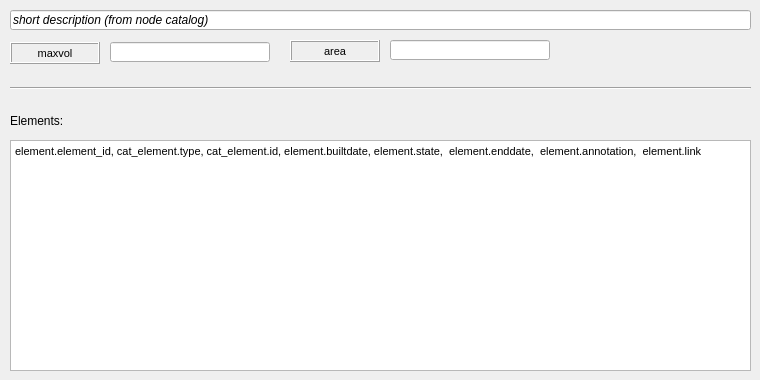
     <widget class="QWidget" name="tab_19">
      <attribute name="title">
       <string>Tank</string>
      </attribute>
      <widget class="QLineEdit" name="man_tank_vmax">
       <property name="geometry">
        <rect>
         <x>110</x>
         <y>42</y>
         <width>160</width>
         <height>20</height>
        </rect>
       </property>
       <property name="text">
        <string/>
       </property>
      </widget>
      <widget class="QLabel" name="label_man_tank_vmax">
       <property name="enabled">
        <bool>true</bool>
       </property>
       <property name="geometry">
        <rect>
         <x>10</x>
         <y>42</y>
         <width>90</width>
         <height>22</height>
        </rect>
       </property>
       <property name="sizePolicy">
        <sizepolicy hsizetype="Preferred" vsizetype="Preferred">
         <horstretch>0</horstretch>
         <verstretch>0</verstretch>
        </sizepolicy>
       </property>
       <property name="font">
        <font>
         <pointsize>8</pointsize>
        </font>
       </property>
       <property name="statusTip">
        <string/>
       </property>
       <property name="accessibleName">
        <string/>
       </property>
       <property name="layoutDirection">
        <enum>Qt::LeftToRight</enum>
       </property>
       <property name="autoFillBackground">
        <bool>false</bool>
       </property>
       <property name="inputMethodHints">
        <set>Qt::ImhNone</set>
       </property>
       <property name="frameShape">
        <enum>QFrame::Box</enum>
       </property>
       <property name="frameShadow">
        <enum>QFrame::Raised</enum>
       </property>
       <property name="lineWidth">
        <number>1</number>
       </property>
       <property name="midLineWidth">
        <number>0</number>
       </property>
       <property name="text">
        <string>maxvol</string>
       </property>
       <property name="alignment">
        <set>Qt::AlignCenter</set>
       </property>
       <property name="wordWrap">
        <bool>false</bool>
       </property>
       <property name="margin">
        <number>3</number>
       </property>
      </widget>
      <widget class="QLabel" name="label_man_tank_area">
       <property name="geometry">
        <rect>
         <x>290</x>
         <y>40</y>
         <width>90</width>
         <height>22</height>
        </rect>
       </property>
       <property name="font">
        <font>
         <pointsize>8</pointsize>
        </font>
       </property>
       <property name="frameShape">
        <enum>QFrame::Box</enum>
       </property>
       <property name="frameShadow">
        <enum>QFrame::Raised</enum>
       </property>
       <property name="text">
        <string>area</string>
       </property>
       <property name="alignment">
        <set>Qt::AlignCenter</set>
       </property>
       <property name="margin">
        <number>3</number>
       </property>
      </widget>
      <widget class="QLineEdit" name="man_tank_area">
       <property name="geometry">
        <rect>
         <x>390</x>
         <y>40</y>
         <width>160</width>
         <height>20</height>
        </rect>
       </property>
       <property name="text">
        <string/>
       </property>
      </widget>
      <widget class="QLineEdit" name="cat_node_descript_2">
       <property name="geometry">
        <rect>
         <x>10</x>
         <y>10</y>
         <width>741</width>
         <height>20</height>
        </rect>
       </property>
       <property name="font">
        <font>
         <italic>true</italic>
        </font>
       </property>
       <property name="text">
        <string>short description (from node catalog)</string>
       </property>
      </widget>
      <widget class="QTextEdit" name="element_2">
       <property name="geometry">
        <rect>
         <x>10</x>
         <y>140</y>
         <width>741</width>
         <height>231</height>
        </rect>
       </property>
       <property name="html">
        <string>&lt;!DOCTYPE HTML PUBLIC &quot;-//W3C//DTD HTML 4.0//EN&quot; &quot;http://www.w3.org/TR/REC-html40/strict.dtd&quot;&gt;
&lt;html&gt;&lt;head&gt;&lt;meta name=&quot;qrichtext&quot; content=&quot;1&quot; /&gt;&lt;style type=&quot;text/css&quot;&gt;
p, li { white-space: pre-wrap; }
&lt;/style&gt;&lt;/head&gt;&lt;body style=&quot; font-family:'MS Shell Dlg 2'; font-size:8.25pt; font-weight:400; font-style:normal;&quot;&gt;
&lt;p style=&quot; margin-top:0px; margin-bottom:0px; margin-left:0px; margin-right:0px; -qt-block-indent:0; text-indent:0px;&quot;&gt;&lt;span style=&quot; font-size:8pt;&quot;&gt;element.element_id, cat_element.type, cat_element.id, element.builtdate, element.state,  element.enddate,  element.annotation,  element.link&lt;/span&gt;&lt;/p&gt;&lt;/body&gt;&lt;/html&gt;</string>
       </property>
      </widget>
      <widget class="QLabel" name="label_elements_2">
       <property name="geometry">
        <rect>
         <x>10</x>
         <y>110</y>
         <width>90</width>
         <height>22</height>
        </rect>
       </property>
       <property name="font">
        <font>
         <pointsize>9</pointsize>
        </font>
       </property>
       <property name="frameShape">
        <enum>QFrame::NoFrame</enum>
       </property>
       <property name="frameShadow">
        <enum>QFrame::Plain</enum>
       </property>
       <property name="text">
        <string>Elements:</string>
       </property>
       <property name="textFormat">
        <enum>Qt::AutoText</enum>
       </property>
       <property name="scaledContents">
        <bool>false</bool>
       </property>
       <property name="alignment">
        <set>Qt::AlignLeading|Qt::AlignLeft|Qt::AlignVCenter</set>
       </property>
       <property name="margin">
        <number>3</number>
       </property>
      </widget>
      <widget class="Line" name="line_6">
       <property name="geometry">
        <rect>
         <x>10</x>
         <y>80</y>
         <width>741</width>
         <height>16</height>
        </rect>
       </property>
       <property name="orientation">
        <enum>Qt::Horizontal</enum>
       </property>
      </widget>
     </widget>
